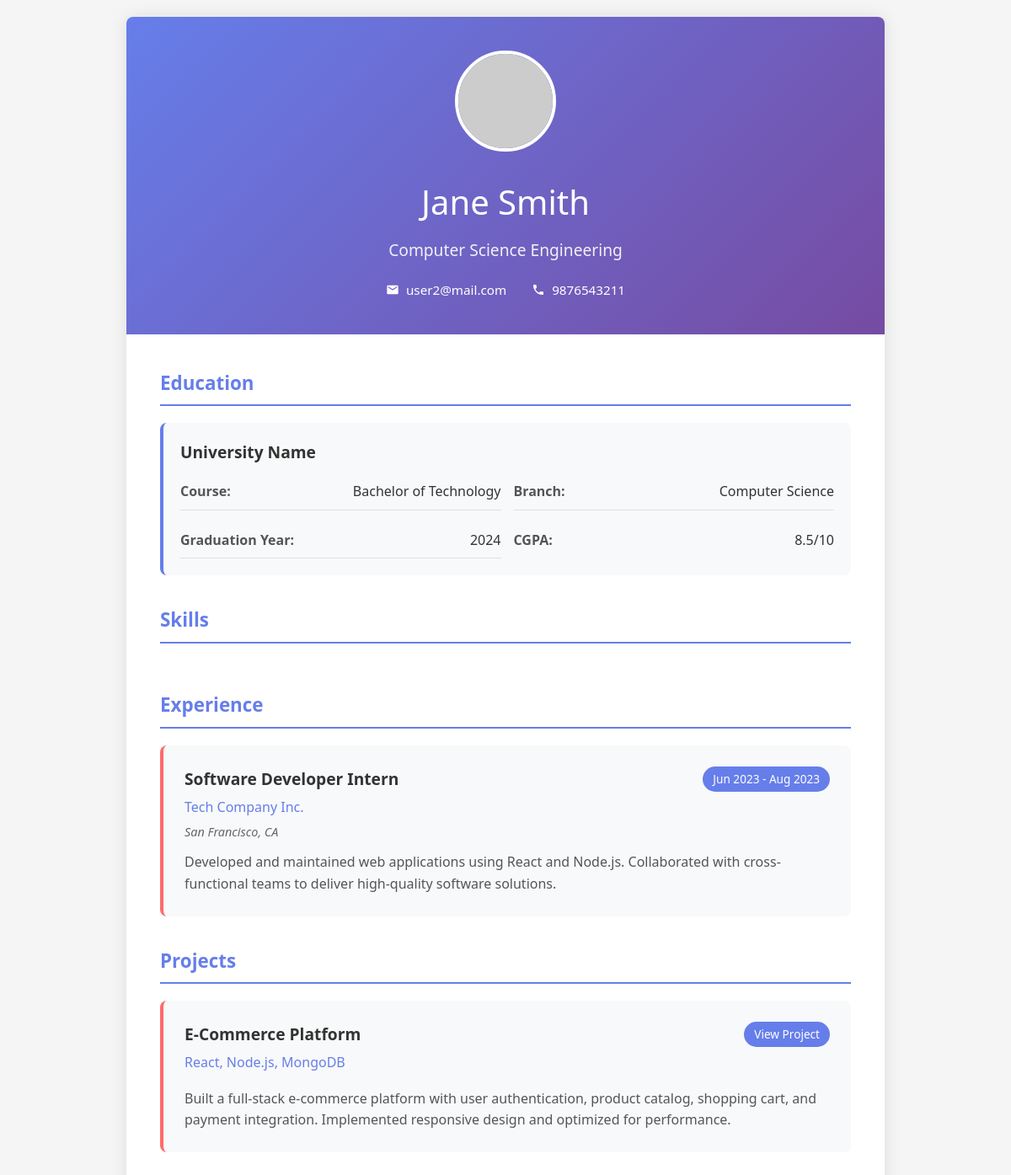
/student/resume/vibrant.php (signed in), run on the app's committed database.
### tables this page shows
CREATE TABLE IF NOT EXISTS students (
    id int NOT NULL AUTO_INCREMENT,
    user_id int NOT NULL,
    prn varchar(20) NOT NULL,
    name varchar(100) NOT NULL,
    phone_number varchar(15) DEFAULT NULL,
    dob date DEFAULT NULL,
    id_card varchar(255) DEFAULT NULL,
    resume_path varchar(255) DEFAULT NULL,
    status enum('pending', 'approved', 'rejected') DEFAULT 'pending',
    created_at datetime DEFAULT CURRENT_TIMESTAMP,
    updated_at datetime DEFAULT CURRENT_TIMESTAMP ON UPDATE CURRENT_TIMESTAMP,
    PRIMARY KEY (id),
    UNIQUE KEY user_id (user_id),
    UNIQUE KEY prn (prn),
    FOREIGN KEY (user_id) REFERENCES users(id) ON DELETE CASCADE
);

CREATE TABLE IF NOT EXISTS users (
    id int NOT NULL AUTO_INCREMENT,
    username varchar(100) NOT NULL,
    email varchar(100) NOT NULL,
    password varchar(255) NOT NULL,
    role enum('student', 'admin') NOT NULL,
    created_at datetime DEFAULT CURRENT_TIMESTAMP,
    PRIMARY KEY (id),
    UNIQUE KEY email (email)
);

### db-functions.php (called while the page is built, shortened)
<?php
function getConnection()
{
    static $conn = null;
    if ($conn === null) {
        $host = getenv('DB_HOST') ?: "localhost";
        $user = getenv('DB_USERNAME') ?: "root";
        $pass = getenv('DB_PASSWORD') ?: "";
        $dbname = getenv('DB_NAME') ?: "campushire";
        $port = getenv('DB_PORT') ?: 3306;
        $conn = mysqli_connect($host, $user, $pass, $dbname, $port);
    }
    return $conn;
}
function getUserById($user_id)
{
    $conn = getConnection();
    $stmt = mysqli_prepare($conn, "SELECT * FROM users WHERE id = ?");
    mysqli_stmt_bind_param($stmt, "i", $user_id);
    mysqli_stmt_execute($stmt);
    $result = mysqli_stmt_get_result($stmt);
    $user = mysqli_fetch_assoc($result);
    return $user;
}
function getStudentByUserId($user_id)
{
    $conn = getConnection();
    $stmt = mysqli_prepare($conn, "SELECT * FROM students WHERE user_id = ?");
    mysqli_stmt_bind_param($stmt, "i", $user_id);
    mysqli_stmt_execute($stmt);
    $result = mysqli_stmt_get_result($stmt);
    $student = mysqli_fetch_assoc($result);
    return $student;
}
function getStudentAcademicInfo($student_id)
{
    $conn = getConnection();
    $stmt = mysqli_prepare($conn, "SELECT * FROM student_academic_info WHERE student_id = ?");
    mysqli_stmt_bind_param($stmt, "i", $student_id);
    mysqli_stmt_execute($stmt);
    $result = mysqli_stmt_get_result($stmt);
    $academic_info = mysqli_fetch_assoc($result);
    return $academic_info;
}
function getStudentProjects($student_id)
{
    $conn = getConnection();
    $stmt = mysqli_prepare($conn, "SELECT * FROM student_projects WHERE student_id = ? ORDER BY created_at DESC");
    mysqli_stmt_bind_param($stmt, "i", $student_id);
    mysqli_stmt_execute($stmt);
    $result = mysqli_stmt_get_result($stmt);
    $projects = [];
    return $projects;
}
function getStudentExperiences($student_id)
{
    $conn = getConnection();
    $stmt = mysqli_prepare($conn, "SELECT * FROM student_experience WHERE student_id = ? ORDER BY start_date DESC");
    mysqli_stmt_bind_param($stmt, "i", $student_id);
    mysqli_stmt_execute($stmt);
    $result = mysqli_stmt_get_result($stmt);
    $experiences = [];
    return $experiences;
}
?>

### student/resume/vibrant.php (the view, shortened to what this page needs)
<?php
require_once '../../db-functions.php';
$user_id = $_SESSION['user_id'];
$student = getStudentByUserId($user_id);
$student_id = $student['id'] ?? null;
$user = getUserById($user_id);
$academic_info = $student_id ? getStudentAcademicInfo($student_id) : null;
$projects = $student_id ? getStudentProjects($student_id) : null;
$experiences = $student_id ? getStudentExperiences($student_id) : null;
function getGravatarUrl($email, $size = 150) {
    $hash = md5(strtolower(trim($email)));
    return "https://www.gravatar.com/avatar/{$hash}?s={$size}&d=identicon&r=pg";
}
$gravatar_url = $user ? getGravatarUrl($user['email']) : '';
?>
<!DOCTYPE html>
<html lang="en">
<head>
</head>
<body>
    <div class="resume-container">
        <header class="header">
            <?php if ($gravatar_url): ?>
                <img src="<?= htmlspecialchars($gravatar_url) ?>" alt="Profile Photo" class="profile-image">
            <?php else: ?>
                <img src="https://via.placeholder.com/120x120/667eea/ffffff?text=Photo" alt="Profile Photo" class="profile-image">
            <?php endif; ?>
            <h1><?= htmlspecialchars($student['name'] ?? 'Student Name') ?></h1>
            <div class="subtitle">
                <?php if ($academic_info): ?>
                    <?= htmlspecialchars(($academic_info['course_name'] ?? '') . ' - ' . ($academic_info['branch'] ?? '')) ?>
                <?php else: ?>
                    Computer Science Engineering
                <?php endif; ?>
            </div>
            <div class="contact-info">
                <div class="contact-item">
                    <svg class="icon" viewBox="0 0 24 24">
                        <path d="M20 4H4c-1.1 0-1.99.9-1.99 2L2 18c0 1.1.9 2 2 2h16c1.1 0 2-.9 2-2V6c0-1.1-.9-2-2-2zm0 4l-8 5-8-5V6l8 5 8-5v2z"/>
                    </svg>
                    <a href="mailto:<?= htmlspecialchars($user['email'] ?? '') ?>"><?= htmlspecialchars($user['email'] ?? 'email@example.com') ?></a>
                </div>
                <div class="contact-item">
                    <svg class="icon" viewBox="0 0 24 24">
                        <path d="M6.62 10.79c1.44 2.83 3.76 5.14 6.59 6.59l2.2-2.2c.27-.27.67-.36 1.02-.24 1.12.37 2.33.57 3.57.57.55 0 1 .45 1 1V20c0 .55-.45 1-1 1-9.39 0-17-7.61-17-17 0-.55.45-1 1-1h3.5c.55 0 1 .45 1 1 0 1.25.2 2.45.57 3.57.11.35.03.74-.25 1.02l-2.2 2.2z"/>
                    </svg>
                    <span><?= htmlspecialchars($student['phone_number'] ?? 'Phone Number') ?></span>
                </div>
            </div>
        </header>
        <main class="main-content">
            <section class="section">
                <h2 class="section-title">Education</h2>
                <div class="academic-info">
                    <h3><?= htmlspecialchars($academic_info['institution_name'] ?? 'University Name') ?></h3>
                    <div class="academic-details">
                        <div class="academic-item">
                            <span class="academic-label">Course:</span>
                            <span class="academic-value"><?= htmlspecialchars($academic_info['course_name'] ?? 'Bachelor of Technology') ?></span>
                        </div>
                        <div class="academic-item">
                            <span class="academic-label">Branch:</span>
                            <span class="academic-value"><?= htmlspecialchars($academic_info['branch'] ?? 'Computer Science') ?></span>
                        </div>
                        <div class="academic-item">
                            <span class="academic-label">Graduation Year:</span>
                            <span class="academic-value"><?= htmlspecialchars($academic_info['graduation_year'] ?? '2024') ?></span>
                        </div>
                        <div class="academic-item">
                            <span class="academic-label">CGPA:</span>
                            <span class="academic-value"><?= htmlspecialchars($academic_info['cgpa'] ?? '8.5') ?>/10</span>
                        </div>
                    </div>
                </div>
            </section>
            <section class="section">
                <h2 class="section-title">Skills</h2>
            </section>
            <section class="section">
                <h2 class="section-title">Experience</h2>
                <div id="experienceContainer">
                    <?php if ($experiences && count($experiences) > 0): ?>
                        <?php foreach ($experiences as $experience): ?>
                            <div class="experience-item">
                                <div class="experience-header">
                                    <div>
                                        <div class="experience-title"><?= htmlspecialchars($experience['position'] ?? 'Position') ?></div>
                                        <div class="company-name"><?= htmlspecialchars($experience['company_name'] ?? 'Company') ?></div>
                                        <?php if ($experience['location'] ?? ''): ?>
                                            <div class="location"><?= htmlspecialchars($experience['location']) ?></div>
                                        <?php endif; ?>
                                    </div>
                                    <div class="<?= $experience['is_current'] ? 'current-badge' : 'date-range' ?>">
                                        <?= date('M Y', strtotime($experience['start_date'] ?? 'now')) ?>
                                        <?php if ($experience['is_current']): ?>
                                            - Present
                                        <?php elseif ($experience['end_date']): ?>
                                            - <?= date('M Y', strtotime($experience['end_date'])) ?>
                                        <?php endif; ?>
                                    </div>
                                </div>
                                <?php if ($experience['description']): ?>
                                    <div class="description">
                                        <?= htmlspecialchars($experience['description']) ?>
                                    </div>
                                <?php endif; ?>
                            </div>
                        <?php endforeach; ?>
                    <?php else: ?>
                        <div class="experience-item">
                            <div class="experience-header">
                                <div>
                                    <div class="experience-title">Software Developer Intern</div>
                                    <div class="company-name">Tech Company Inc.</div>
                                    <div class="location">San Francisco, CA</div>
                                </div>
                                <div class="date-range">Jun 2023 - Aug 2023</div>
                            </div>
                            <div class="description">
                                Developed and maintained web applications using React and Node.js. Collaborated with cross-functional teams to deliver high-quality software solutions.
                            </div>
                        </div>
                    <?php endif; ?>
                </div>
            </section>
            <section class="section">
                <h2 class="section-title">Projects</h2>
                <div id="projectsContainer">
                    <?php if ($projects && count($projects) > 0): ?>
                        <?php foreach ($projects as $project): ?>
                            <div class="project-item">
                                <div class="project-header">
                                    <div>
                                        <div class="project-title"><?= htmlspecialchars($project['project_name'] ?? 'Project Name') ?></div>
                                        <?php if ($project['technologies']): ?>
                                            <div class="project-tech"><?= htmlspecialchars($project['technologies']) ?></div>
                                        <?php endif; ?>
                                    </div>
                                    <?php if ($project['project_url']): ?>
                                        <div class="project-link">
                                            <a href="<?= htmlspecialchars($project['project_url']) ?>" target="_blank">View Project</a>
                                        </div>
                                    <?php endif; ?>
                                </div>
                                <?php if ($project['description']): ?>
                                    <div class="description">
                                        <?= htmlspecialchars($project['description']) ?>
                                    </div>
                                <?php endif; ?>
                            </div>
                        <?php endforeach; ?>
                    <?php else: ?>
                        <div class="project-item">
                            <div class="project-header">
                                <div>
                                    <div class="project-title">E-Commerce Platform</div>
                                    <div class="project-tech">React, Node.js, MongoDB</div>
                                </div>
                                <div class="project-link">
                                    <a href="#" target="_blank">View Project</a>
                                </div>
                            </div>
                            <div class="description">
                                Built a full-stack e-commerce platform with user authentication, product catalog, shopping cart, and payment integration. Implemented responsive design and optimized for performance.
                            </div>
                        </div>
                    <?php endif; ?>
                </div>
            </section>
        </main>
    </div>
</body>
</html>

### data on the page
students: name "Jane Smith", phone_number "9876543211"
users: email "user2@mail.com"

### other printed values
$academic_info['institution_name'] "University Name"
$academic_info['course_name'] "Bachelor of Technology"
$academic_info['branch'] "Computer Science"
$academic_info['graduation_year'] "2024"
$academic_info['cgpa'] "8.5"
